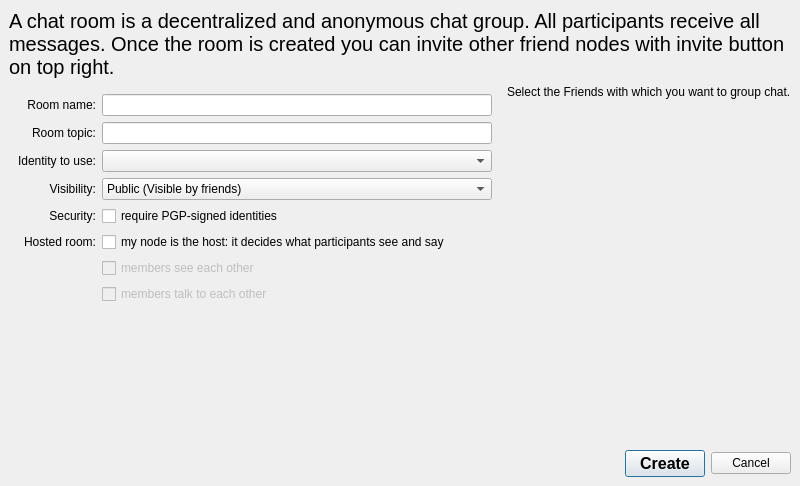
<?xml version="1.0" encoding="UTF-8"?>
<ui version="4.0">
 <class>CreateLobbyDialog</class>
 <widget class="QDialog" name="CreateLobbyDialog">
  <property name="geometry">
   <rect>
    <x>0</x>
    <y>0</y>
    <width>800</width>
    <height>486</height>
   </rect>
  </property>
  <property name="windowTitle">
   <string>Create Chat Room</string>
  </property>
  <property name="windowIcon">
   <iconset resource="../images.qrc">
    <normaloff>:/images/logo/logo_32.png</normaloff>:/images/logo/logo_32.png</iconset>
  </property>
  <layout class="QVBoxLayout" name="CreateLobbyDialogVLayout">
   <property name="spacing">
    <number>0</number>
   </property>
   <property name="leftMargin">
    <number>0</number>
   </property>
   <property name="topMargin">
    <number>0</number>
   </property>
   <property name="rightMargin">
    <number>0</number>
   </property>
   <property name="bottomMargin">
    <number>0</number>
   </property>
   <item>
    <widget class="HeaderFrame" name="headerFrame"/>
   </item>
   <item>
    <widget class="QFrame" name="gradFrame">
     <layout class="QVBoxLayout" name="gradFrame_VL">
      <item>
       <widget class="QLabel" name="info_Label_Lobby">
        <property name="font">
         <font>
          <pointsize>15</pointsize>
         </font>
        </property>
        <property name="text">
         <string>A chat room is a decentralized and anonymous chat group. All participants receive all messages. Once the room is created you can invite other friend nodes with invite button on top right.</string>
        </property>
        <property name="wordWrap">
         <bool>true</bool>
        </property>
       </widget>
      </item>
      <item>
       <layout class="QHBoxLayout" name="mainHLayout">
        <item>
         <widget class="QFrame" name="roomFrame">
          <layout class="QVBoxLayout" name="roomFrameVLayout">
           <item>
            <layout class="QGridLayout" name="roomGLayout">
             <item row="0" column="0">
              <widget class="QLabel" name="lobbyName_Lb">
               <property name="text">
                <string>Room name:</string>
               </property>
               <property name="alignment">
                <set>Qt::AlignRight|Qt::AlignTrailing|Qt::AlignVCenter</set>
               </property>
              </widget>
             </item>
             <item row="0" column="2">
              <widget class="QLineEdit" name="lobbyName_LE"/>
             </item>
             <item row="1" column="0">
              <widget class="QLabel" name="lobbyTopic_Lb">
               <property name="text">
                <string>Room topic:</string>
               </property>
               <property name="alignment">
                <set>Qt::AlignRight|Qt::AlignTrailing|Qt::AlignVCenter</set>
               </property>
              </widget>
             </item>
             <item row="1" column="2">
              <widget class="QLineEdit" name="lobbyTopic_LE"/>
             </item>
             <item row="2" column="0">
              <widget class="QLabel" name="idChooser_Lb">
               <property name="text">
                <string>Identity to use:</string>
               </property>
               <property name="alignment">
                <set>Qt::AlignRight|Qt::AlignTrailing|Qt::AlignVCenter</set>
               </property>
              </widget>
             </item>
             <item row="3" column="0">
              <widget class="QLabel" name="security_Lb">
               <property name="text">
                <string>Visibility:</string>
               </property>
               <property name="alignment">
                <set>Qt::AlignRight|Qt::AlignTrailing|Qt::AlignVCenter</set>
               </property>
              </widget>
             </item>
             <item row="3" column="2">
              <widget class="RSComboBox" name="security_CB">
               <item>
                <property name="text">
                 <string>Public (Visible by friends)</string>
                </property>
               </item>
               <item>
                <property name="text">
                 <string>Private (Works on invitation only)</string>
                </property>
               </item>
              </widget>
             </item>
             <item row="2" column="2">
              <widget class="GxsIdChooser" name="idChooser_CB"/>
             </item>
             <item row="4" column="2">
              <widget class="QCheckBox" name="pgp_signed_CB">
               <property name="toolTip">
                <string>&lt;html&gt;&lt;head/&gt;&lt;body&gt;&lt;p&gt;If you check this, only PGP-signed ids can be used to join and talk in this room. This limitation prevents anonymous spamming as it becomes possible for at least some people in the room to locate the spammer's node.&lt;/p&gt;&lt;/body&gt;&lt;/html&gt;</string>
               </property>
               <property name="text">
                <string>require PGP-signed identities</string>
               </property>
              </widget>
             </item>
             <item row="4" column="0">
              <widget class="QLabel" name="pgp_signed_Lb">
               <property name="layoutDirection">
                <enum>Qt::LeftToRight</enum>
               </property>
               <property name="text">
                <string>Security:</string>
               </property>
               <property name="alignment">
                <set>Qt::AlignRight|Qt::AlignTrailing|Qt::AlignVCenter</set>
               </property>
              </widget>
             </item>
             <item row="5" column="0">
              <widget class="QLabel" name="ruled_Lb">
               <property name="text">
                <string>Hosted room:</string>
               </property>
               <property name="alignment">
                <set>Qt::AlignRight|Qt::AlignTrailing|Qt::AlignVCenter</set>
               </property>
              </widget>
             </item>
             <item row="5" column="2">
              <widget class="QCheckBox" name="ruled_CB">
               <property name="toolTip">
                <string>&lt;html&gt;&lt;head/&gt;&lt;body&gt;&lt;p&gt;If you check this, your node is the host of the room: it decides what it passes on between the participants you invite. You choose which of them are admins: what an admin writes goes to everyone, and admins receive everything. The other participants are members.&lt;/p&gt;&lt;p&gt;This holds for participants that reach the room through your node. Participants connected to each other directly exchange everything.&lt;/p&gt;&lt;/body&gt;&lt;/html&gt;</string>
               </property>
               <property name="text">
                <string>my node is the host: it decides what participants see and say</string>
               </property>
              </widget>
             </item>
             <item row="6" column="2">
              <widget class="QCheckBox" name="membersSee_CB">
               <property name="enabled">
                <bool>false</bool>
               </property>
               <property name="toolTip">
                <string>If unchecked, a member only sees the admins in the participant list.</string>
               </property>
               <property name="text">
                <string>members see each other</string>
               </property>
              </widget>
             </item>
             <item row="7" column="2">
              <widget class="QCheckBox" name="membersTalk_CB">
               <property name="enabled">
                <bool>false</bool>
               </property>
               <property name="toolTip">
                <string>If unchecked, what a member writes reaches the admins only.</string>
               </property>
               <property name="text">
                <string>members talk to each other</string>
               </property>
              </widget>
             </item>
            </layout>
           </item>
           <item>
            <spacer name="roomVSpacer">
             <property name="orientation">
              <enum>Qt::Vertical</enum>
             </property>
             <property name="sizeHint" stdset="0">
              <size>
               <width>20</width>
               <height>40</height>
              </size>
             </property>
            </spacer>
           </item>
          </layout>
         </widget>
        </item>
        <item>
         <layout class="QGridLayout" name="friendListGLayout">
          <item row="0" column="0">
           <widget class="QLabel" name="friendListLabel">
            <property name="text">
             <string>Select the Friends with which you want to group chat.</string>
            </property>
           </widget>
          </item>
          <item row="1" column="0">
           <widget class="FriendSelectionWidget" name="keyShareList" native="true">
            <property name="sizePolicy">
             <sizepolicy hsizetype="Preferred" vsizetype="Expanding">
              <horstretch>0</horstretch>
              <verstretch>4</verstretch>
             </sizepolicy>
            </property>
            <property name="minimumSize">
             <size>
              <width>20</width>
              <height>0</height>
             </size>
            </property>
            <property name="maximumSize">
             <size>
              <width>1677215</width>
              <height>16777215</height>
             </size>
            </property>
            <property name="sizeIncrement">
             <size>
              <width>0</width>
              <height>0</height>
             </size>
            </property>
            <property name="baseSize">
             <size>
              <width>0</width>
              <height>0</height>
             </size>
            </property>
           </widget>
          </item>
         </layout>
        </item>
       </layout>
      </item>
      <item>
       <layout class="QHBoxLayout" name="toolBarHLayout">
        <property name="sizeConstraint">
         <enum>QLayout::SetDefaultConstraint</enum>
        </property>
        <property name="rightMargin">
         <number>0</number>
        </property>
        <item>
         <spacer name="horizontalSpacer">
          <property name="orientation">
           <enum>Qt::Horizontal</enum>
          </property>
          <property name="sizeHint" stdset="0">
           <size>
            <width>40</width>
            <height>20</height>
           </size>
          </property>
         </spacer>
        </item>
        <item>
         <widget class="QPushButton" name="createButton">
          <property name="font">
           <font>
            <pointsize>12</pointsize>
            <weight>75</weight>
            <bold>true</bold>
           </font>
          </property>
          <property name="text">
           <string>Create</string>
          </property>
         </widget>
        </item>
        <item>
         <widget class="QPushButton" name="cancelButton">
          <property name="text">
           <string>Cancel</string>
          </property>
         </widget>
        </item>
       </layout>
      </item>
     </layout>
    </widget>
   </item>
  </layout>
 </widget>
 <customwidgets>
  <customwidget>
   <class>FriendSelectionWidget</class>
   <extends>QWidget</extends>
   <header>gui/common/FriendSelectionWidget.h</header>
   <container>1</container>
  </customwidget>
  <customwidget>
   <class>GxsIdChooser</class>
   <extends>QComboBox</extends>
   <header>gui/gxs/GxsIdChooser.h</header>
  </customwidget>
  <customwidget>
   <class>HeaderFrame</class>
   <extends>QFrame</extends>
   <header>gui/common/HeaderFrame.h</header>
   <container>1</container>
  </customwidget>
  <customwidget>
   <class>RSComboBox</class>
   <extends>QComboBox</extends>
   <header>gui/common/RSComboBox.h</header>
  </customwidget>
 </customwidgets>
 <resources>
  <include location="../images.qrc"/>
 </resources>
 <connections/>
</ui>
